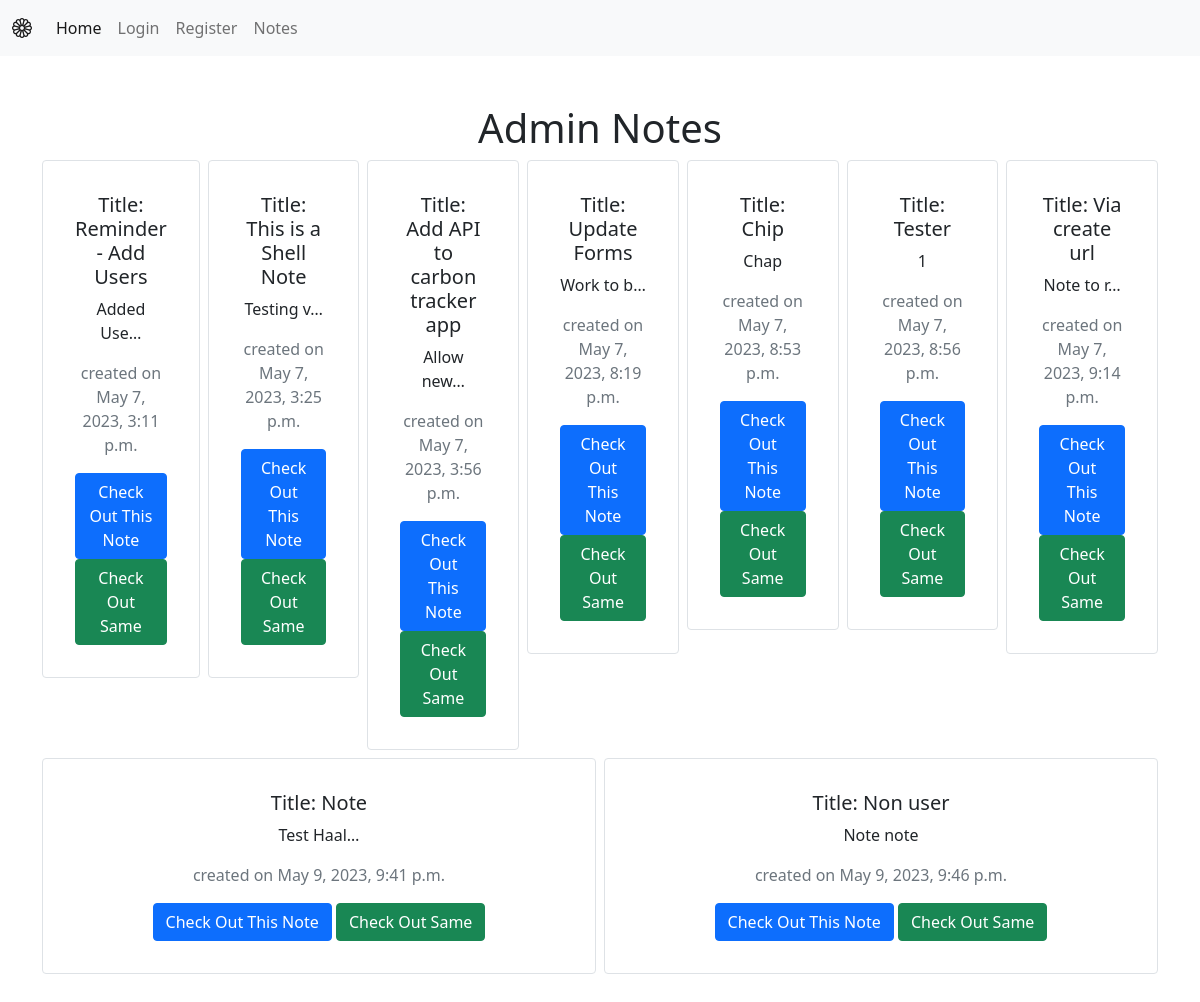
Before: /internal/notes/ with the older database file.
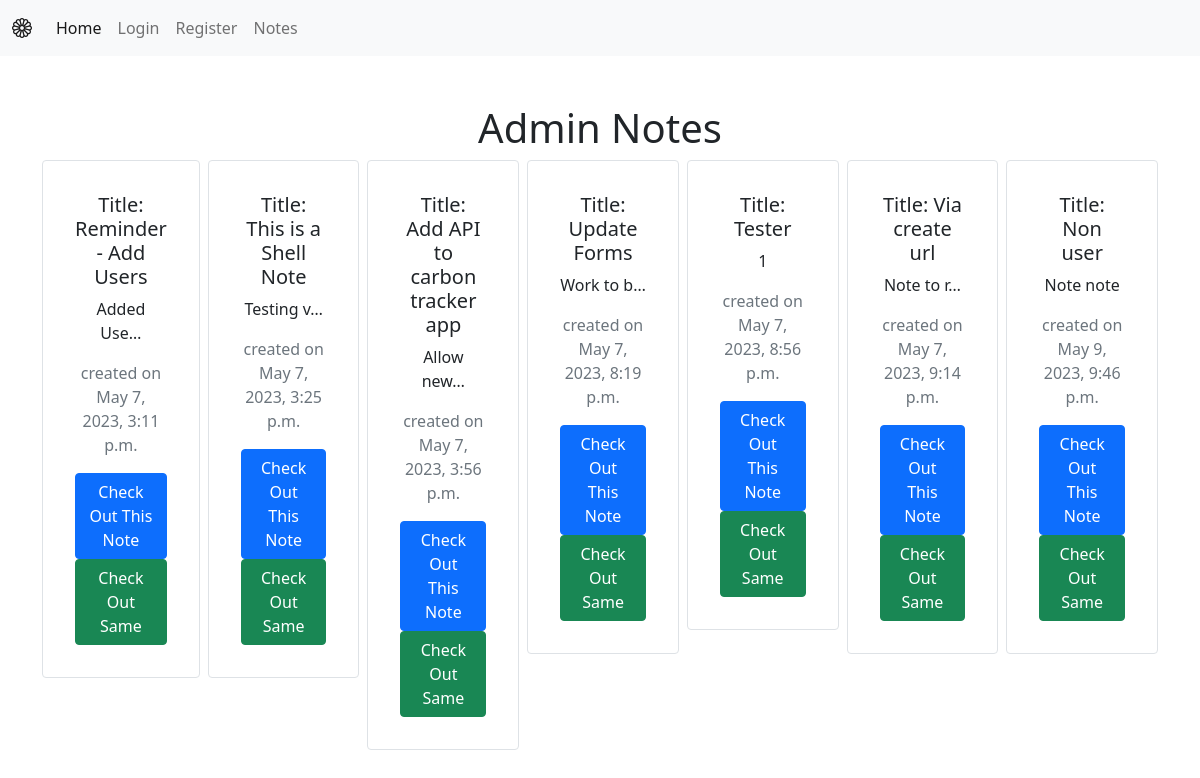
After: the same page with the newer database file.
### notes/models.py (models this page shows)
class Notes(models.Model):
    title = models.CharField(max_length=200)
    content = models.TextField()
    created_at = models.DateTimeField(auto_now_add=True) # auto_now_add=True -> auto set date and time when note is created

### notes/views.py (the view)
# urls.py: path("notes/", views.notes_list, name="notes_list"), # name can be used to refer to this url in templates via <a href="{% url 'notes_list' %}">Notes</a>
def notes_list(request):
    all_notes = Notes.objects.all() # get all notes from db
    return render(request, 'notes/notes_list.html', {'notes': all_notes}) # return request, template, context

### notes/templates/notes/notes_list.html
{% extends "base.html" %}
{% block content %}
<h1> Admin Notes</h1>
<div class="row row-cols3 g-2">
    {% for note in notes %}
    <div class="col">
        <div class="p-3 border card">
            <div class="card-body">
                <h5 class="card-title">Title: {{ note.title }}</h5>
                <p class="card-text">{{ note.content|truncatechars:10 }}</p>
                <p class="text-muted">created on {{ note.created_at }} </p>
                <a href="{% url 'notes_list' %}{{note.id}}" type="button" class="btn btn-primary">Check Out This Note</a>
                <a href="{% url 'notes_detail' pk=note.id %}" type="button" class="btn btn-success">Check Out Same</a>
            </div>
        </div>
    </div>
    {% endfor %}
</div>
{% endblock %}

### static/templates/base.html (shortened to what this page needs)
{% load static %}
<!DOCTYPE html>
<html lang="en">
<head>
    <link href="https://cdn.jsdelivr.net/npm/bootstrap@5.0.2/dist/css/bootstrap.min.css" rel="stylesheet">
    <link rel="stylesheet" href="https://cdn.jsdelivr.net/npm/bootstrap-icons@1.5.0/font/bootstrap-icons.css">
</head>
<body>
    <nav class="navbar navbar-expand-lg navbar-light bg-light">
    <div class="container-fluid">
        <a class="navbar-brand" href="{% url 'home_page'%}"><i class="bi bi-flower1"></i></a>
        <div class="collapse navbar-collapse" id="navbarNav">
        <ul class="navbar-nav">
            <li class="nav-item">
            <a class="nav-link active" aria-current="page" href="{% url 'home_page'%}">Home</a>
            </li>
            {% if user.is_authenticated %}
            <li class="nav-item">
            <a class="nav-link" href="{% url 'logout'%}">Logout</a>
            </li>
            {% else %}
            <li class="nav-item">
            <a class="nav-link" href="{% url 'login'%}">Login</a>
            </li>
            <li class="nav-item">
            <a class="nav-link" href="{% url 'register'%}">Register</a>
            </li>
            {% endif %}
            <li class="nav-item">
            <a class="nav-link" href="{% url 'notes_list' %}">Notes</a>
            </li>
        </ul>
        </div>
    </div>
    </nav>
    <div class="my-5 text-center container">
    {% block content %}
    {% endblock %}
    </div>
</body>
</html>

Changed rows visible on the page:
removed Notes: title "Chip", content "Chap", created_at "May 7, 2023, 8:53 p.m."
removed Notes: title "Note", content "Test Haal…", created_at "May 9, 2023, 9:41 p.m."
